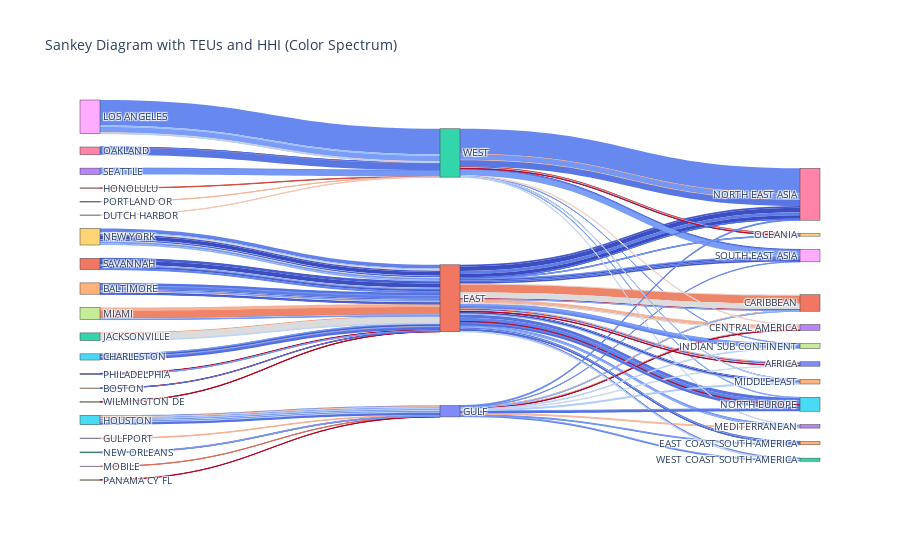

Here is the notebook cell this chart was saved with:
### Code cell
# Normalize the hhi values to a 0-1 range
norm = mcolors.Normalize(vmin=df['hhi'].min(), vmax=df['hhi'].max())

# Create a color map from blue (low hhi) to red (high hhi)
cmap = plt.cm.get_cmap('coolwarm')

# Map hhi values to colors
colors_1 = [mcolors.to_hex(cmap(norm(hhi))) for hhi in df['hhi']]
colors_2 = [mcolors.to_hex(cmap(norm(hhi))) for hhi in df['hhi']]

# Extract unique labels
labels = list(pd.concat([df['origin_port_group'], df['coast_region'], df['dest_region']]).unique())

# Map labels to indices
label_to_index = {label: i for i, label in enumerate(labels)}

# Create links for origin_port_group -> coast_region
source_1 = [label_to_index[origin] for origin in df['origin_port_group']]
target_1 = [label_to_index[coast] for coast in df['coast_region']]
value_1 = df['teus']

# Create links for coast_region -> dest_region
source_2 = [label_to_index[coast] for coast in df['coast_region']]
target_2 = [label_to_index[dest] for dest in df['dest_region']]
value_2 = df['teus']

# Combine all sources, targets, values, and colors
all_sources = source_1 + source_2
all_targets = target_1 + target_2
all_values = list(value_1) + list(value_2)
all_colors = colors_1 + colors_2

# Create the figure
fig = go.Figure(go.Sankey(
    node=dict(label=labels),
    link=dict(
        source=all_sources,
        target=all_targets,
        value=all_values,
        color=all_colors  # Use the mapped colors
    )
))

# Update layout
fig.update_layout(title_text="Sankey Diagram with TEUs and HHI (Color Spectrum)", font_size=10)

# Show the plot
fig.show()

### Figure 1 — Plotly figure (JSON) as saved in the notebook; plotly's stock layout.template omitted (floating-point values rounded to 4 significant figures; data arrays with more than 128 entries replaced by an {"elided": "..."} marker saying what was removed)
{"data": [{"link": {"color": {"elided": "192 str values"}, "source": {"elided": "192 int values"}, "target": {"elided": "192 int values"}, "value": {"elided": "192 float values"}}, "node": {"label": ["GULFPORT", "SAVANNAH", "NEW ORLEANS", "MOBILE", "BALTIMORE", "CHARLESTON", "OAKLAND", "MIAMI", "LOS ANGELES", "NEW YORK", "PHILADELPHIA", "HONOLULU", "JACKSONVILLE", "SEATTLE", "BOSTON", "HOUSTON", "PORTLAND OR", "WILMINGTON DE", "DUTCH HARBOR", "PANAMA CY FL", "GULF", "EAST", "WEST", "CENTRAL AMERICA", "MIDDLE EAST", "NORTH EUROPE", "NORTH EAST ASIA", "INDIAN SUB CONTINENT", "SOUTH EAST ASIA", "OCEANIA", "AFRICA", "CARIBBEAN", "WEST COAST SOUTH AMERICA", "MEDITERRANEAN", "EAST COAST SOUTH AMERICA"]}, "type": "sankey"}], "layout": {"font": {"size": 10}, "title": {"text": "Sankey Diagram with TEUs and HHI (Color Spectrum)"}}}
